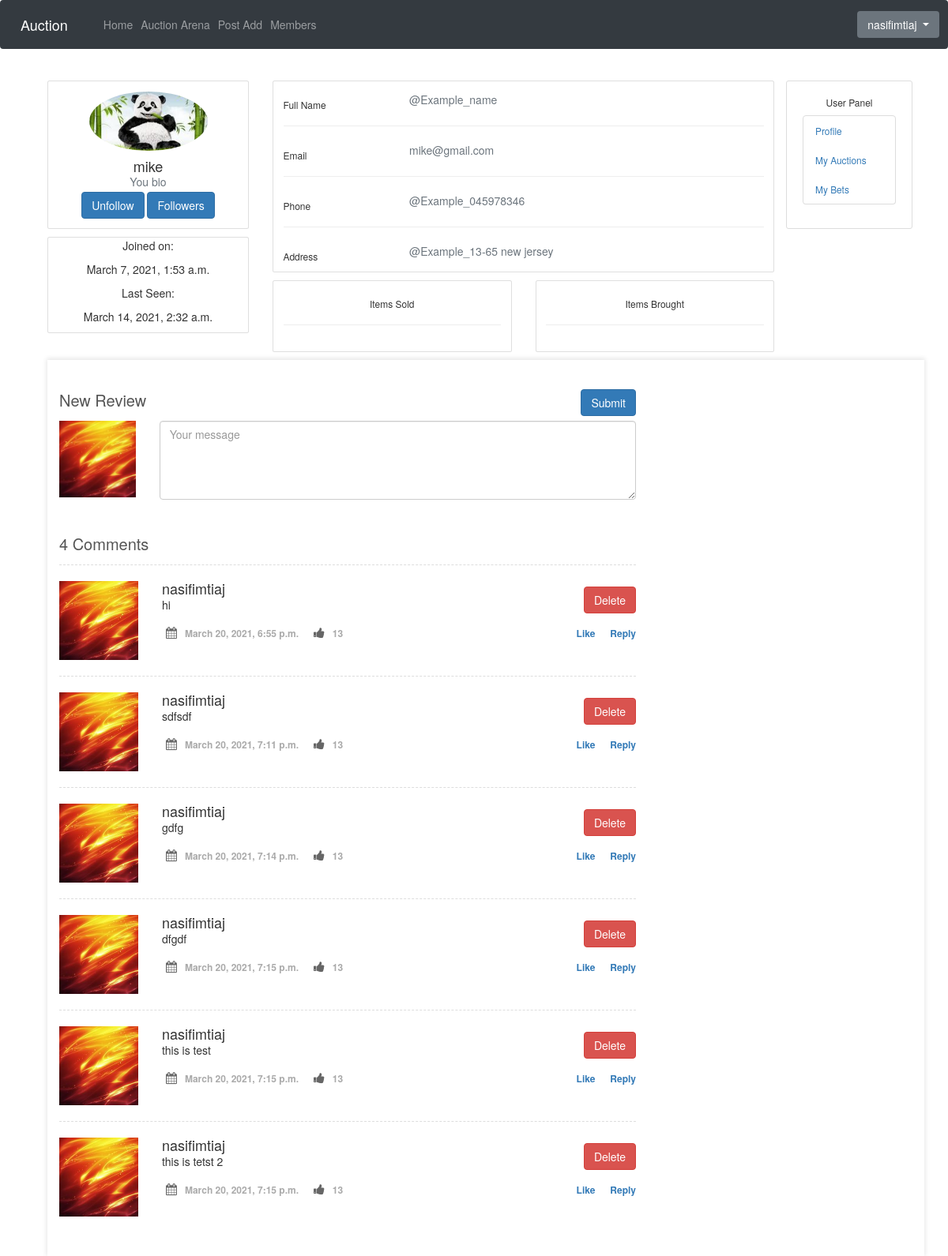
The page /center/3/ (signed in) on the database as committed earlier.
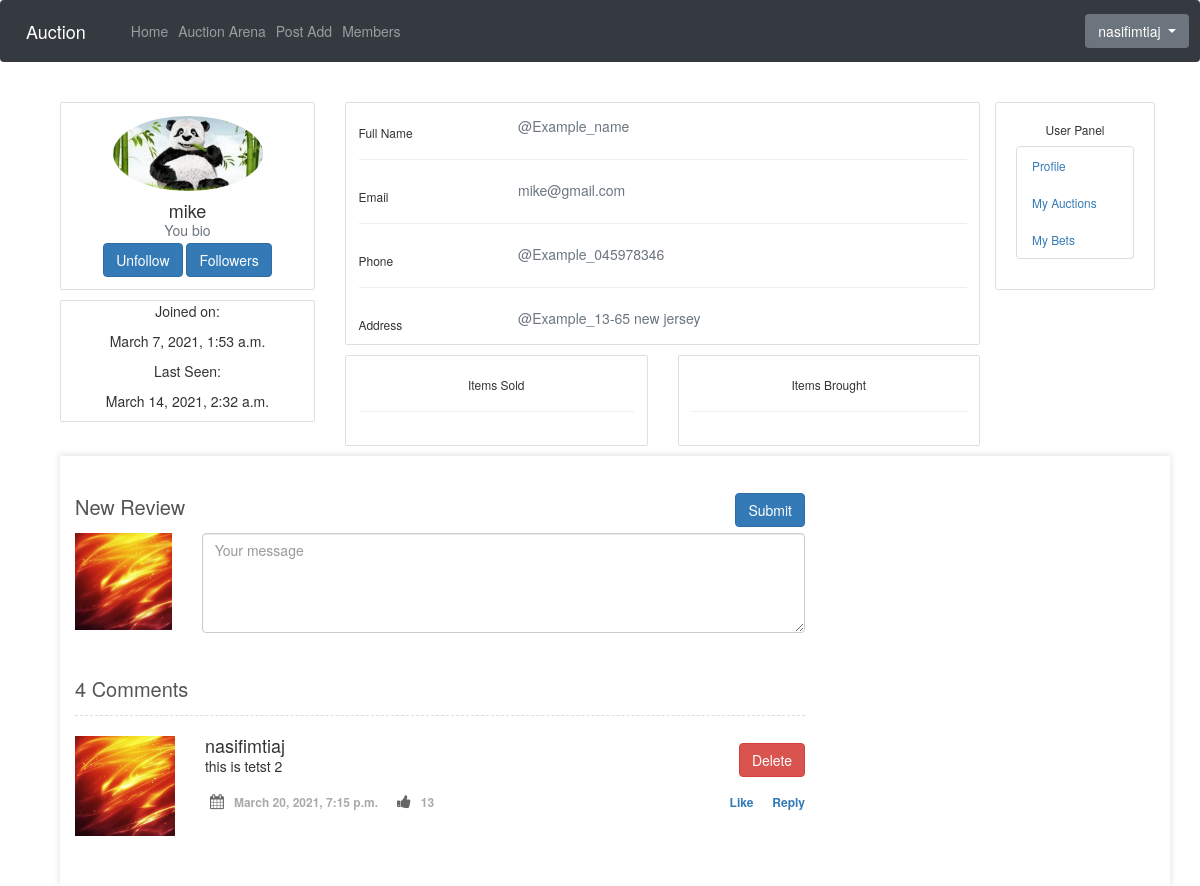
The same page on the database as committed later.
### users/models.py (models this page shows, shortened)
class Profile(models.Model):
    user = models.OneToOneField(User, on_delete=models.CASCADE)
    image = models.ImageField(default='default.jpg', upload_to='profile_pics')
    full_name = models.CharField(default='@Example_name', max_length=100)
    phone_number =  models.TextField(default='@Example_045978346')
    address = models.TextField(default='@Example_13-65 new jersey')
    last_active = models.DateTimeField(blank=True, null=True)
    bio = models.TextField(default='You bio')
    @property
    def update_last_active(self):
        self.last_active = timezone.now()
        self.save()
        return self.user.username
    def save(self, *args, **kwargs):
        super().save(*args, **kwargs)
        img = Image.open(self.image.path)
        if img.height > 200 or img.width > 200:
            output_size = (200, 200)
            img.thumbnail(output_size)
            img.save(self.image.path)

### core/models.py (models this page shows)
class Review(models.Model):
    reviewed_to = models.ForeignKey(User,related_name="reviewed_to",on_delete=models.CASCADE)
    reviewed_by = models.ForeignKey(User,related_name="reviewed_by",on_delete=models.CASCADE)
    text = models.TextField()
    date_posted = models.DateTimeField(default=timezone.now)

### center/views.py (the view)
# urls.py: path('center/<int:pk>/', PofileDetailView.as_view(), name='user_profile'),
class PofileDetailView(DetailView):
    template_name = 'center/user_profile.html'
    model = User
    context_object_name = "v_user"
    form_class = ReviewForm
    def get_context_data(self, **kwargs):
        context = super().get_context_data(**kwargs)
        context['is_follower'] = self.object.following.filter(followed_by=self.request.user).exists()
        context.update({
        'broughts' : Bets.objects.filter(better=self.kwargs.get('pk'), is_accepted=True),
        'solds' : Bets.objects.filter(item__owner=self.kwargs.get('pk'), is_accepted=True),
        'reviews' : Review.objects.filter(reviewed_to = self.kwargs.get('pk') ),
        'form2': self.form_class()
        })
        return context

### core/forms.py
class ReviewForm(forms.ModelForm):
    class Meta:
        model = Review
        fields = ['text']

### center/templates/center/user_profile.html (shortened to what this page needs)
{% extends 'center/base.html' %}
    {% block content %}
<head>
    <link href="https://maxcdn.bootstrapcdn.com/font-awesome/4.3.0/css/font-awesome.min.css" rel="stylesheet">
</head>
     <div class="container">
    <div class="main-body">
          <div class="row gutters-sm">
            <div class="col-md-3 mb-3">
              <div class="card">
                <div class="card-body">
                  <div class="d-flex flex-column align-items-center text-center">
                    <img src="{{ object.profile.image.url }}" alt="Admin" class="rounded-circle" width="150">
                    <div class="mt-3">
                      <h4>{{object.username}}</h4>
                      <p class="text-secondary mb-1">{{object.profile.bio}}</p>
                         {% if is_follower %}
                        <a href="{% url 'center:delete_follower_confirm' object.id %}">  <button class="btn btn-primary">Unfollow</button></a>
                         {% else %}
                                <form method="POST" action="{% url 'center:create_follower' object.id %}">
                                     {% csrf_token %}
                                     {{form}}
                                      <button class="btn btn-primary">Follow</button>
                                 </form>
                          {% endif %}
                        <a href="{% url 'center:followers_list' object.id %}"> <button class="btn btn-primary">Followers</button></a>
                    </div>
                  </div>
                </div>
              </div>
              <div class="card mt-3">
                   <p align="center"> Joined on:</p>
                    <p align="center">  {{object.profile.user.date_joined}}</p>
                  <p align="center"> Last Seen:</p>
                    <p align="center">  {{object.profile.last_active}}</p>
              </div>
            </div>
            <div class="col-md-7">
              <div class="card mb-3">
                <div class="card-body">
                  <div class="row">
                    <div class="col-sm-3">
                      <h6 class="mb-0">Full Name</h6>
                    </div>
                    <div class="col-sm-9 text-secondary">
                      {{object.profile.full_name}}
                    </div>
                  </div>
                  <hr>
                  <div class="row">
                    <div class="col-sm-3">
                      <h6 class="mb-0">Email</h6>
                    </div>
                    <div class="col-sm-9 text-secondary">
                      {{object.profile.user.email}}
                    </div>
                  </div>
                  <hr>
                  <div class="row">
                    <div class="col-sm-3">
                      <h6 class="mb-0">Phone</h6>
                    </div>
                    <div class="col-sm-9 text-secondary">
                    {{object.profile.phone_number}}
                    </div>
                  </div>
                  <hr>
                  <div class="row">
                    <div class="col-sm-3">
                      <h6 class="mb-0">Address</h6>
                    </div>
                    <div class="col-sm-9 text-secondary">
                     {{object.profile.address}}
                    </div>
                  </div>
                </div>
              </div>
              <div class="row gutters-sm">
                <div class="col-sm-6 mb-3">
                  <div class="card h-100">
                    <div class="card-body">
                       <h6 align="center">Items Sold </h6>
                       <hr>
                    </div>
                  </div>
                </div>
                <div class="col-sm-6 mb-3">
                  <div class="card h-100">
                    <div class="card-body">
                      <h6 align="center">Items Brought </h6>
                      <hr>
                    </div>
                  </div>
                </div>
              </div>
            </div>
          </div>
        </div>
<section class="content-item" id="comments" >
    <div class="container">
    	<div class="row">
            <div class="col-sm-8">
                <form method="post" action="{% url 'center:create_review' object.id %}">
                	<h3 class="pull-left">New Review</h3>
                	<button type="submit" class="btn btn-primary pull-right">Submit</button>
                    <fieldset>
                        <div class="row">
                            <div class="col-sm-3 col-lg-2 hidden-xs">
                            	<img class="img-responsive" src="{{ user.profile.image.url }}" alt="">
                            </div>
                            <div class="form-group col-xs-12 col-sm-9 col-lg-10">
                              <textarea name="text" class="form-control" id="message" placeholder="Your message" required=""></textarea>
                            </div>
                        </div>
                    </fieldset>
                </form>
                <h3>4 Comments</h3>
            {% for review in reviews %}
                <div class="media">
                    <a class="pull-left" href="#"><img class="media-object" src="{{ review.reviewed_by.profile.image.url }}" alt=""></a>
                    <div class="media-body">
                        <h4 class="media-heading">{{review.reviewed_by}}  <a class="btn btn-danger btn-sm-0 pull-right" href="{% url 'center:delete_review_confirm' review.id %}">Delete</a></h4>
                        <p>{{review.text}}</p>
                        <ul class="list-unstyled list-inline media-detail pull-left">
                            <li><i class="fa fa-calendar"></i>{{review.date_posted}}</li>
                            <li><i class="fa fa-thumbs-up"></i>13</li>
                        </ul>
                        <ul class="list-unstyled list-inline media-detail pull-right">
                            <li class=""><a href="">Like</a></li>
                            <li class=""><a href="">Reply</a></li>
                        </ul>
                    </div>
                </div>
                {% endfor %}
            </div>
        </div>
    </div>
</section>
    </div>
    {% endblock content %}

### center/templates/center/base.html (shortened to what this page needs)
{% extends 'base.html' %}

### templates/base.html (shortened to what this page needs)
 {% load static %}
<!DOCTYPE html>
<html lang="en">
<head>
        <link href="https://unpkg.com/filepond/dist/filepond.css" rel="stylesheet" />
      <link rel="stylesheet" type="text/css" href="{% static 'css/style.css' %}"/>
    <link rel="stylesheet" href="https://stackpath.bootstrapcdn.com/bootstrap/4.4.1/css/bootstrap.min.css"
>
</head>
<body>
    <nav class="navbar navbar-expand-lg navbar-dark bg-dark">
      <a class="navbar-brand" href="{% url 'core:home' %}">Auction</a>
      <div class="collapse navbar-collapse" id="navbarNav">
        <ul class="navbar-nav">
          <li class="nav-item {{ home_nav }}">
            <a class="nav-link" href="{% url 'core:home' %}">Home</a>
          </li>
            {% if user.is_authenticated %}
                <li class="nav-item {{ on_auction_nav }}">
                <a class="nav-link" href="{% url 'center:on_auction' %}">Auction Arena</a>
              </li>
                <li class="nav-item {{ create_product_nav }}">
                <a class="nav-link" href="{% url 'center:create_product' %}">Post Add</a>
              </li>
            <li class="nav-item {{ members_nav }}">
                <a class="nav-link" href="{% url 'core:members' %}">Members</a>
              </li>
            {% endif %}
        </ul>
      </div>
      <div >
        <ul class="navbar-nav ml-auto">
            {% if user.is_authenticated %}
                 <div class="dropdown" >
                      <button class="btn btn-secondary dropdown-toggle" type="button" id="dropdownMenuButton" data-toggle="dropdown" aria-haspopup="true" aria-expanded="false">
                       {{user.profile.update_last_active}}
                      </button>
                </div>
                {% else %}
                   <p><a href="/login"> Login</a> / <a href="/register"> Register</a> </p>
                {% endif %}
        </ul>
    </div>
    </nav>
    <br/>
<main role="main" class="container">
      <div class="row">
        <div class="col-md-10">
          {% block content %}
            {% endblock %}
        </div>
           {% if user.is_authenticated %}
                    <div class="col-md-2" >
                      <div class="content-section"algin="right">
                        <h6 align="center">User Panel</h6>
                          <ul class="list-group">
                           <small> <li class="list-group-item list-group-item-light"> <a class="mr-2" href="{% url 'center:user_profile' user.id %}"> Profile</a></li>
                            <li class="list-group-item list-group-item-light"> <a  href="{% url 'center:my_items' %}">My Auctions</a></li>
                            <li class="list-group-item list-group-item-light"><a  href="{% url 'center:my_bets' %}"> My Bets</a></li></small>
                          </ul>
                      </div>
                    </div>
            {% endif%}
      </div>
    </main>
    <link rel="stylesheet" href="https://maxcdn.bootstrapcdn.com/bootstrap/3.4.1/css/bootstrap.min.css">
</body>
</html>

### static/css/style.css (style rules this page uses)
body { background: #fafafa; color: #333333; margin-top: 5rem; }
h1, h2, h3, h4, h5, h6 { color: #444444; }
ul { margin: 0; }
.content-section { background: #ffffff; padding: 10px 20px; border: 1px solid #dddddd; border-radius: 3px; margin-bottom: 20px; }
h4 { display:inline; }
h4:after { content:"\a"; white-space: pre; }

### center/templates/center/user_profile.html (style rules this page uses)
body { margin-top:20px; }
.content-item { padding:30px 0; background-color:#FFFFFF; }
.content-item h3 { font-weight:400; font-size:20px; color:#555555; margin:10px 0 15px; padding:0; }
#comments { box-shadow: 0 -1px 6px 1px rgba(0,0,0,0.1); background-color:#FFFFFF; }
#comments form { margin-bottom:30px; }
#comments .btn { margin-top:7px; }
#comments form fieldset { clear:both; }
#comments form textarea { height:100px; }
#comments .media { border-top:1px dashed #DDDDDD; padding:20px 0; margin:0; }
#comments .media > .pull-left { margin-right:20px; }
#comments .media img { max-width:100px; }
#comments .media h4 { margin:0 0 10px; }
#comments .media p { margin-bottom:15px; text-align:justify; }
#comments .media-detail { margin:0; }
#comments .media-detail li { color:#AAAAAA; font-size:12px; padding-right: 10px; font-weight:600; }
#comments .media-detail li:last-child { padding-right:0; }
#comments .media-detail li i { color:#666666; font-size:15px; margin-right:10px; }

Rows that differ between the two databases and show on the page:
removed Review: reviewed_by.profile.image (picture), reviewed_by "nasifimtiaj", text "hi", date_posted "March 20, 2021, 6:55 p.m."
removed Review: reviewed_by.profile.image (picture), reviewed_by "nasifimtiaj", text "sdfsdf", date_posted "March 20, 2021, 7:11 p.m."
removed Review: reviewed_by.profile.image (picture), reviewed_by "nasifimtiaj", text "gdfg", date_posted "March 20, 2021, 7:14 p.m."
removed Review: reviewed_by.profile.image (picture), reviewed_by "nasifimtiaj", text "dfgdf", date_posted "March 20, 2021, 7:15 p.m."
removed Review: reviewed_by.profile.image (picture), reviewed_by "nasifimtiaj", text "this is test", date_posted "March 20, 2021, 7:15 p.m."
